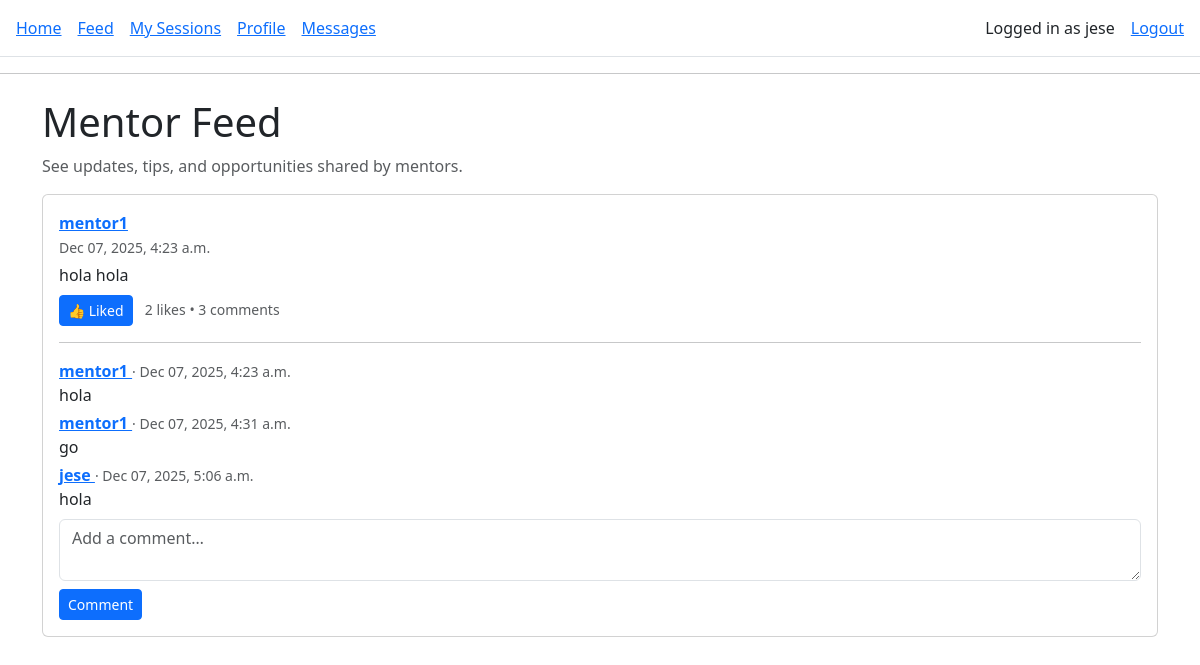
The page /feed/ (signed in) on the database its author committed.
### core/models.py (models this page shows, shortened)
class Post(models.Model):
    author = models.ForeignKey(
        "Profile",
        related_name="posts",
        on_delete=models.CASCADE,
    )
    content = models.TextField()
    image = models.ImageField(
        upload_to="post_images/",
        blank=True,
        null=True,
    )
    created_at = models.DateTimeField(auto_now_add=True)
    class Meta:
        ordering = ["-created_at"]  # newest first

class Profile(models.Model):
    ROLE_CHOICES = [
        ("MENTOR", "Mentor"),
        ("MENTEE", "Mentee"),
    ]
    user = models.OneToOneField(
        settings.AUTH_USER_MODEL,
        on_delete=models.CASCADE,
        related_name="profile",
    )
    role = models.CharField(max_length=10, choices=ROLE_CHOICES)
    public_id = models.CharField(
        max_length=10,
        unique=True,
        editable=False,
        blank=True,
        null=True,
    )
    bio = models.TextField(blank=True)
    skills = models.CharField(
        max_length=255,
        blank=True,
        help_text="Comma-separated skills, e.g. Python, Data Science, Resume Review",
    )
    hourly_rate = models.DecimalField(
        max_digits=6,
        decimal_places=2,
        null=True,
        blank=True,
        help_text="Only for mentors",
    )
    photo = models.ImageField(
        upload_to="profiles/",
        blank=True,
        null=True,
    )

class PostComment(models.Model):
    post = models.ForeignKey(
        Post,
        related_name="comments",
        on_delete=models.CASCADE,
    )
    author = models.ForeignKey(
        Profile,
        related_name="comments",
        on_delete=models.CASCADE,
    )
    text = models.TextField()
    created_at = models.DateTimeField(auto_now_add=True)

### core/views.py (the view)
# urls.py: path("feed/", views.feed, name="feed"),
@login_required
def feed(request):
    profile = request.user.profile
    if profile.role == "MENTEE":
        followed_ids = Follow.objects.filter(
            follower=profile
        ).values_list("mentor_id", flat=True)
        posts = Post.objects.filter(author_id__in=followed_ids)
    else:
        posts = Post.objects.all()
    posts = (
        posts
        .select_related("author", "author__user")
        .prefetch_related(
            "likes",
            "comments",
            "comments__author",
            "comments__author__user",
        )
        .order_by("-created_at")
    )
    liked_post_ids = set(
        PostLike.objects
        .filter(user=profile, post__in=posts)
        .values_list("post_id", flat=True)
    )
    comment_form = CommentForm()
    return render(
        request,
        "core/feed.html",
        {
            "posts": posts,
            "liked_post_ids": liked_post_ids,
            "comment_form": comment_form,
        },
    )

### core/forms.py
class CommentForm(forms.ModelForm):
    class Meta:
        model = PostComment
        fields = ["text"]
        widgets = {
            "text": forms.Textarea(
                attrs={
                    "class": "form-control",
                    "rows": 2,
                    "placeholder": "Add a comment…",
                }
            )
        }

### templates/core/feed.html (shortened to what this page needs)
{% extends "base.html" %}
{% block content %}
<div class="container mt-4">
    <h1>Mentor Feed</h1>
    <p class="text-muted">
        See updates, tips, and opportunities shared by mentors.
    </p>
    {% if posts %}
        {% for post in posts %}
            <div class="card mb-3">
                <div class="card-body">
                    <p class="mb-1">
                        <strong>
                            <a href="{% url 'profile_public' post.author.id %}">
                                {{ post.author.user.username }}
                            </a>
                        </strong>
                        <br>
                        <small class="text-muted">
                            {{ post.created_at|date:"M d, Y, g:i a" }}
                        </small>
                    </p>
                    <p class="mb-2">{{ post.content }}</p>
                    <div class="mb-2">
                        <form method="post" action="{% url 'toggle_like' post.id %}" class="d-inline">
                            {% if post.id in liked_post_ids %}
                                <button type="submit" class="btn btn-sm btn-primary">
                                    👍 Liked
                                </button>
                            {% else %}
                                <button type="submit" class="btn btn-sm btn-outline-primary">
                                    👍 Like
                                </button>
                            {% endif %}
                        </form>
                        <span class="ms-2 small text-muted">
                            {{ post.likes.count }} like{% if post.likes.count != 1 %}s{% endif %}
                            •
                            {{ post.comments.count }} comment{% if post.comments.count != 1 %}s{% endif %}
                        </span>
                    </div>
                    <hr>
                    {% if post.comments.all %}
                        <div class="mb-2">
                            {% for c in post.comments.all %}
                                <p class="mb-1">
                                    <strong>
                                        <a href="{% url 'profile_public' c.author.id %}">
                                            {{ c.author.user.username }}
                                        </a>
                                    </strong>
                                    <small class="text-muted">
                                        · {{ c.created_at|date:"M d, Y, g:i a" }}
                                    </small>
                                    <br>
                                    {{ c.text }}
                                </p>
                            {% endfor %}
                        </div>
                    {% endif %}
                    <form method="post" action="{% url 'add_comment' post.id %}">
                        <div class="mb-2">
                            {{ comment_form.text }}
                        </div>
                        <button type="submit" class="btn btn-sm btn-primary">
                            Comment
                        </button>
                    </form>
                </div>
            </div>
        {% endfor %}
    {% else %}
        <div class="alert alert-info">
            No posts yet. Be the first to share something!
        </div>
    {% endif %}
</div>
{% endblock %}

### templates/base.html (shortened to what this page needs)
<!DOCTYPE html>
<html lang="en">
<head>
    <link
      href="https://cdn.jsdelivr.net/npm/bootstrap@5.3.3/dist/css/bootstrap.min.css"
      rel="stylesheet">
</head>
<body>
    <header>
  <nav class="p-3 border-bottom d-flex align-items-center">
    {% if user.is_authenticated %}
      <a href="{% url 'dashboard' %}" class="me-3">Home</a>
      <a href="{% url 'feed' %}" class="me-3">Feed</a>
      <a href="{% url 'my_sessions' %}" class="me-3">My Sessions</a>
      <a href="{% url 'profile' %}" class="me-3">Profile</a>
      <a href="{% url 'inbox' %}" class="me-3">Messages</a>
      <span class="ms-auto me-3">Logged in as {{ user.username }}</span>
      <a href="{% url 'logout_custom' %}">Logout</a>
    {% else %}
      <a href="{% url 'home' %}" class="me-3">Home</a>
      <a href="{% url 'login' %}" class="me-3">Login</a>
      <a href="{% url 'select_role' %}">Sign up</a>
    {% endif %}
  </nav>
</header>
    <hr>
    {% block content %}{% endblock %}
</body>
</html>

### rows shown on the page
Post: author.user.username "mentor1", created_at "Dec 07, 2025, 4:23 a.m.", content "hola hola", shows "👍 Liked", likes.count "2", comments.count "3"
PostComment: author.user.username "mentor1", created_at "Dec 07, 2025, 4:23 a.m.", text "hola"
PostComment: author.user.username "mentor1", created_at "Dec 07, 2025, 4:31 a.m.", text "go"
PostComment: author.user.username "jese", created_at "Dec 07, 2025, 5:06 a.m.", text "hola"

### other values the page prints
{{ user.username }} "jese"
